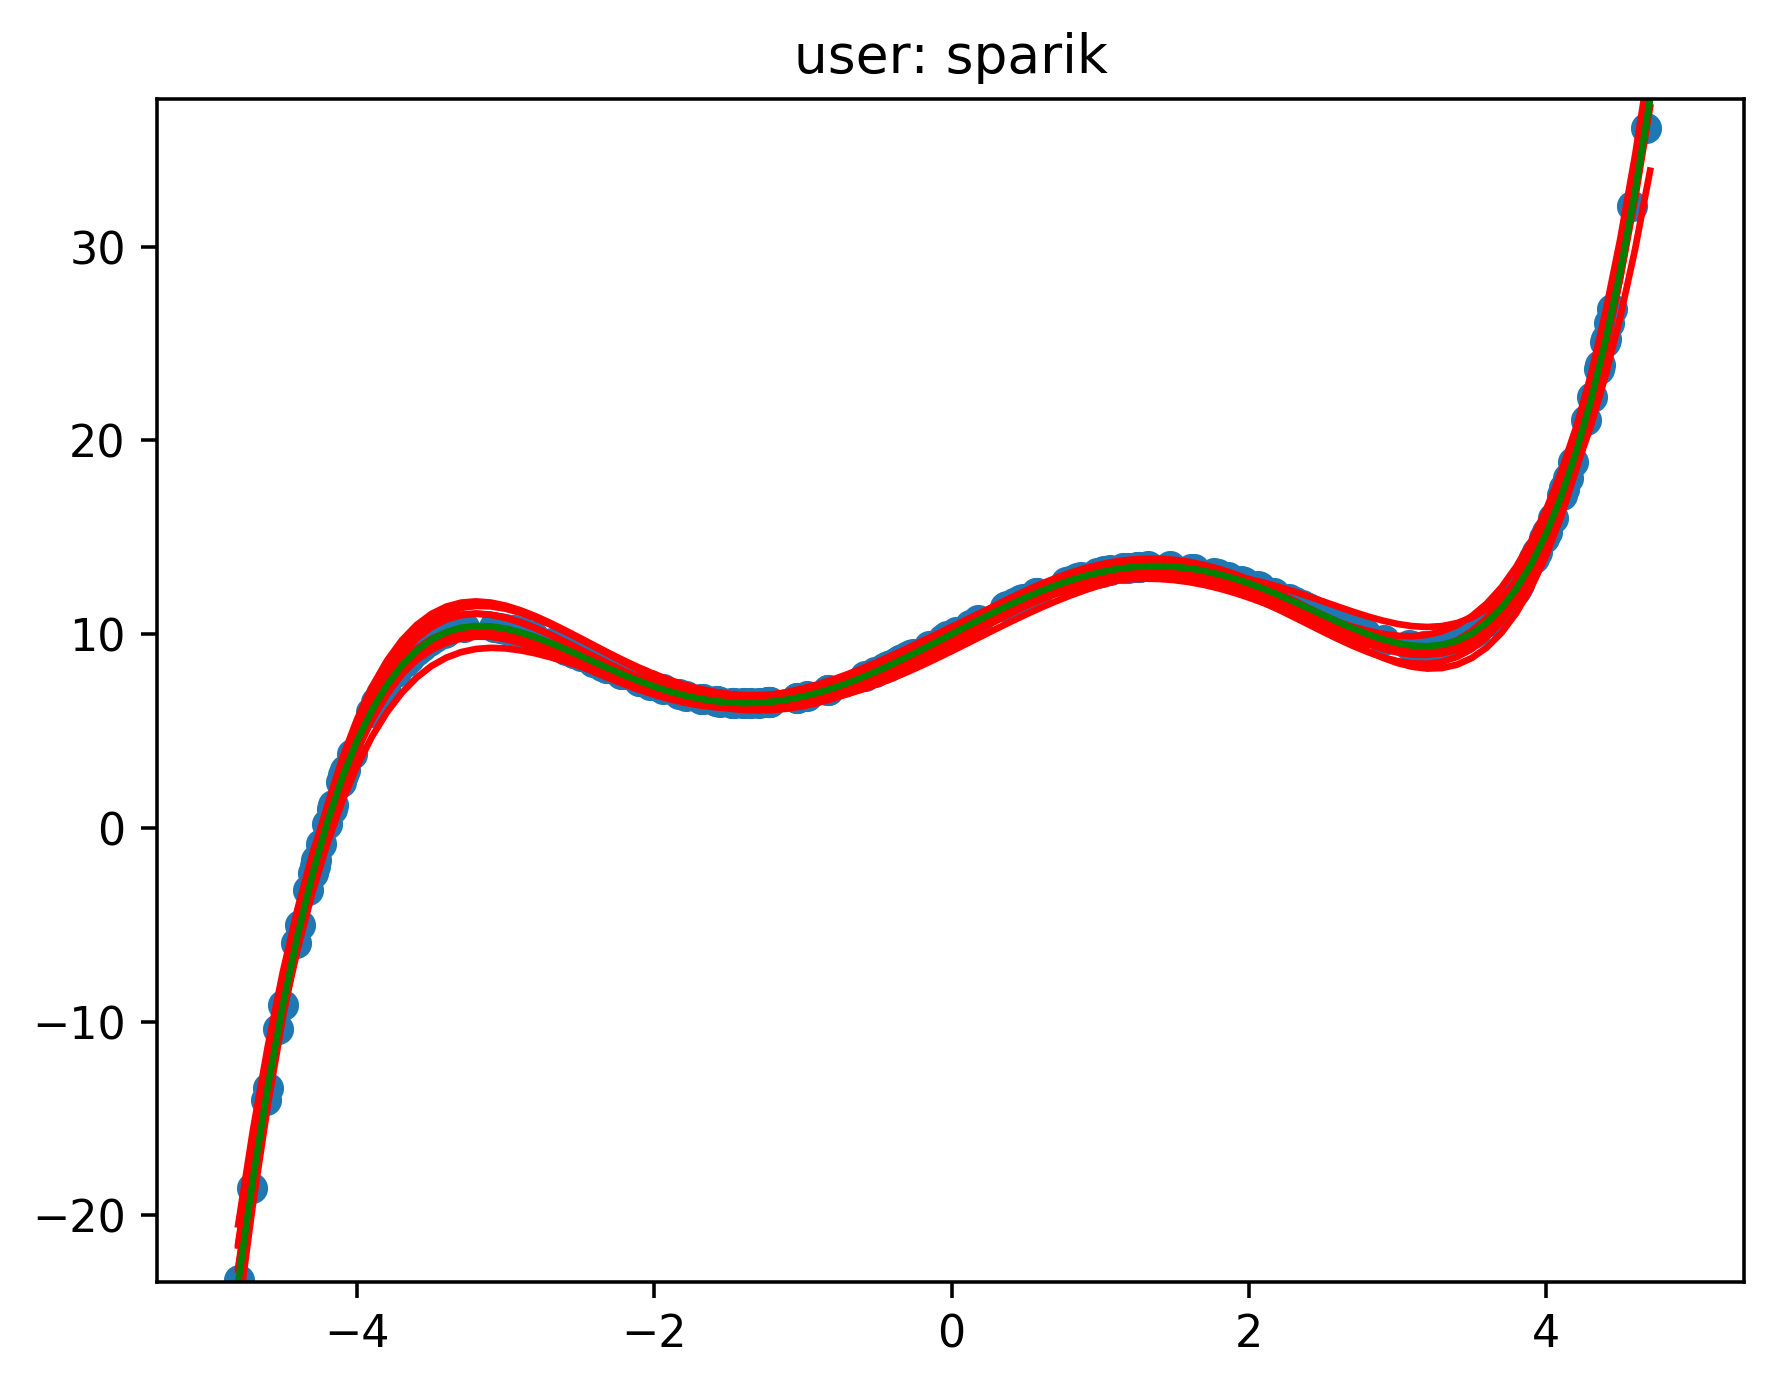

Source code (Python):
#!/usr/bin/env python3
"""
Homework 3 of Machine Learning Course

Implement polynomial_featurize(X, degree)
Implement TODO's

Example Usage:
    python3 homework2.py --user arsen

Make sure to test before submiting:
    python3 homework2.py test
"""
from __future__ import print_function  # If you want to run with python2
import argparse
import getpass
import matplotlib.pyplot as plt
import numpy as np
import os


def parse_args(*argument_array):
    parser = argparse.ArgumentParser()
    parser.set_defaults(function=main)
    parser.add_argument('--user', default=getpass.getuser(),
                        help='Override system username with something else to '
                             'be include in the output file.')
    subs = parser.add_subparsers()
    test_parser = subs.add_parser('test')
    test_parser.set_defaults(function=test_function_signatures)
    args = parser.parse_args(*argument_array)
    return args


def main(args):
    """Some different values of arguments to test the function on"""

    args1 = {"num_trials": 1000, "num_points": 40, "degree": 20, "beta_star": [10, 4, -0.01, -5. / 6, 0, 1. / 24],
             "sigma": 10, "x_left_lim": -4.8, "x_right_lim": 4.8, "l": 0.01}

    args3 = {"num_trials": 1000, "num_points": 200, "degree": 20, "beta_star": [10, 4, -0.01, -5 / 6, 0, 1 / 24],
             "sigma": 10, "x_left_lim": -4.8, "x_right_lim": 4.8, "l": 0.01}

    args2 = {"num_trials": 1000, "num_points": 40, "degree": 20, "beta_star": [10, 4, -0.01, -5 / 6, 0, 1 / 24],
             "sigma": 10, "x_left_lim": -4.8, "x_right_lim": 4.8, "l": 10}

    args4 = {"num_trials": 1000, "num_points": 200, "degree": 20, "beta_star": [10, 4, -0.01, -5 / 6, 0, 1 / 24],
             "sigma": 10, "x_left_lim": -4.8, "x_right_lim": 4.8, "l": 10}

    args5 = {"num_trials": 1000, "num_points": 40, "degree": 1, "beta_star": [10, 4, -0.01, -5 / 6, 0, 1 / 24],
             "sigma": 10, "x_left_lim": -4.8, "x_right_lim": 4.8, "l": 0.01}

    args6 = {"num_trials": 1000, "num_points": 200, "degree": 1, "beta_star": [10, 4, -0.01, -5 / 6, 0, 1 / 24],
             "sigma": 10, "x_left_lim": -4.8, "x_right_lim": 4.8, "l": 0.01}

    args7 = {"num_trials": 1000, "num_points": 40, "degree": 5, "beta_star": [10, 4, -0.01, -5 / 6, 0, 1 / 24],
             "sigma": 10, "x_left_lim": -4.8, "x_right_lim": 4.8, "l": 0.01}

    args8 = {"num_trials": 1000, "num_points": 200, "degree": 5, "beta_star": [10, 4, -0.01, -5 / 6, 0, 1 / 24],
             "sigma": 10, "x_left_lim": -4.8, "x_right_lim": 4.8, "l": 0.01}

    args9 = {"num_trials": 1000, "num_points": 40, "degree": 5, "beta_star": [10, 4, -0.01, -5 / 6, 0, 1 / 24],
             "sigma": 10, "x_left_lim": -4.8, "x_right_lim": 4.8, "l": 1}

    args10 = {"num_trials": 1000, "num_points": 200, "degree": 5, "beta_star": [10, 4, -0.01, -5 / 6, 0, 1 / 24],
              "sigma": 10, "x_left_lim": -4.8, "x_right_lim": 4.8, "l": 1}

    # TODO add more arguments

    total, bias2, var = bias_variance(**args10)

    print("total= {}, bias^2= {}, var= {}".format(total, bias2, var))


def polynomial_featurize(X, degree):
    """
    param X: a one dimensional numpy array, i.g. [x1, x2, ..., xN]
    param degree: integer - degree of the polynomial wanted
    return: a 2D np_array where row i is 1x(degree+1) np_array representing the
        polynomial. e.g. [[1, x1, x1**2, ...], [1, x2, x2**2, ...], ...]
    """
    return np.column_stack(np.power(X, d) for d in range(degree + 1))


def decompose(beta_list, beta_star):
    """
    param beta_list: a list of 1D np_arrays - beta_hats
    param beta_star: a 1D np_array
        *NOTE that beta_hat and beta_star have different dimensions
        *you need to come up with a way of comparing them
    return: a 3D tuple (total_error, bias_squarred, variance)
    E[||beta_hat-beta_star||^2] = (E[beta_star - beta_hat ])^2 + E[beta_hat^2] - (E[beta_hat])^2
        *MAKE SURE you understand that each of the summations above is a number
        *UNDERSTAND that E[] is over the random variable beta_hat which depends on the random
            variable X - the data. Since we generate X many times, randomly, then beta_hat is
            a random varialbe. We are simulating its mean by trying many times.

    """

    d1 = len(beta_list[0])
    d2 = len(beta_star)

    vlen = max(d1, d2)

    if d2 < vlen:
        beta_star = np.pad(beta_star, (0, vlen - d2), 'constant')

    if d1 < vlen:
        beta_list = [np.pad(beta_hat, (0, vlen - d1), 'constant') for beta_hat in beta_list]

    diff_avg = np.sum((beta_star - beta_hat) for beta_hat in beta_list) / len(beta_list)
    bias_squarred = np.inner(diff_avg, diff_avg)


    beta_hat_avg = np.sum((beta_hat) for beta_hat in beta_list) / len(beta_list)
    E_beta_hat_sqr = np.inner(beta_hat_avg, beta_hat_avg)


    beta_hat_sqr_avg = np.sum((np.inner(beta_hat, beta_hat)) for beta_hat in beta_list) / len(beta_list)
    E_sqr_beta_hat = beta_hat_sqr_avg


    variance = E_sqr_beta_hat - E_beta_hat_sqr

    return variance + bias_squarred, bias_squarred, variance

## generates num_points (X, Y) pairs, X is generated uniformly in [x_left_lim, x_right_lim]
## Yi is generated from normal distribution with mean (beta_star*X[i])
## then beta_hat is calculated from (X, Y, l) and returned
def try_fit(num_points, degree, beta_star, sigma, x_left_lim=0, x_right_lim=100, l=1):
    X = np.random.uniform(x_left_lim, x_right_lim, num_points)
    poly_X = polynomial_featurize(X, degree) # (n, degree + 1)
    

    d = max(degree + 1, len(beta_star))

    temp_poly_X = polynomial_featurize(X, d - 1)

    if len(beta_star) < d:
        beta_star = np.pad(beta_star, (0, d - len(beta_star)), 'constant')

    Y = [np.random.normal(np.inner(beta_star, x), np.sqrt(sigma)) for x in temp_poly_X]
    Y = np.array(Y).reshape((len(Y), 1))


    beta_hat = fit_ridge_regression(poly_X, Y, l)
    return beta_hat

def bias_variance(num_trials, num_points, degree, beta_star, sigma, x_left_lim=0,
                  x_right_lim=100, l=1, num_red_lines=10):
    """
    param num_trials: integer - number of times we generate X given beta_star. We generate
        multiple X in order to understand the distribution of beta_hat.
    param num_points: integer - number of points in the data
    param degree: integer - degree of polynomial we use for fit_ridge_regression
    param beta_star: 1D np_array - beta_star. This is our REAL function with which poits are 
        generated. We are trying to approximate this function.
    param sigma: double - variane of normal error, when generating the point. The smaller the sigma
        is, the closer points are to the REAL function.
    param x_left_lim, x_right_lim: doubles - interval for generating x values
    param l: regularization lambda
    param num_red_lines: integer, number for red lines to show on the plot

    """
    # : you don't necessarily need the below, they are just here to make the code compile
    # and give you some idea
    beta_list = []
    X = np.random.uniform(x_left_lim, x_right_lim, num_points)

    poly_X = polynomial_featurize(X, len(beta_star) - 1)
    Y = poly_X.dot(beta_star)
    #  for num_trials times, generate X and Y given the params above. Compute beta_hat for
    # each of them and add that to beta_list

    beta_list = [try_fit(num_points, degree, beta_star, sigma, x_left_lim, x_right_lim, l) for trial in range(num_trials)]

    # README.
    # We provide the code below to help you visualize bias and variance, you don't need to
    #  change this.
    #
    plt.clf()
    line_x = np.arange(x_left_lim, x_right_lim, 0.1)
    beta_list2 = beta_list[::int(num_trials / num_red_lines)]
    for beta in beta_list2:
        line_y = [polynomial_featurize(x, degree).dot(beta).item(0, 0) for x in line_x]
        plt.plot(line_x, line_y, color='red')

    line_y = [polynomial_featurize(x, len(beta_star) - 1).dot(beta_star) for x in line_x]
    plt.plot(line_x, line_y, color='green')
    plt.scatter(X, Y)
    axes = plt.gca()
    axes.set_ylim([np.min(line_y), np.max(line_y)])
    plt.title('user: ' + getpass.getuser())
    plot_name = os.path.splitext(os.path.basename(__file__))[0] + '.png'
    plt.savefig(plot_name, dpi=320, bbox_inches='tight')
    return decompose(beta_list, beta_star)


def fit_ridge_regression(X, Y, l=1):
    """
    :param X: A matrix, where each row is a data element (X)
    :param Y: A list of responses for each of the rows (y)
    :param l: ridge variable
    :return: An np_array containing the hyperplane equation (beta)
    """
    # Implement to specification (you should have implemented similar function before)
    return np.dot(np.dot(np.linalg.inv(np.dot(X.T, X) + l*np.identity(X.shape[1])), X.T), Y)


def test_function_signatures(args):
    total, bias, variance = decompose([np.array([1, 2]), np.array([2, 3])],
                                      np.array([1., 2.5]))
    assert np.abs(total - 0.75) < 1e-10
    assert np.abs(bias - 0.25) < 1e-10
    assert np.abs(variance - 0.50) < 1e-10

    poly_vec = polynomial_featurize(np.array([1, 2]), 3)
    assert poly_vec.shape == (2, 4)
    assert list(poly_vec[1, :]) == [1, 2, 4, 8]


if __name__ == '__main__':
    args = parse_args()
    args.function(args)